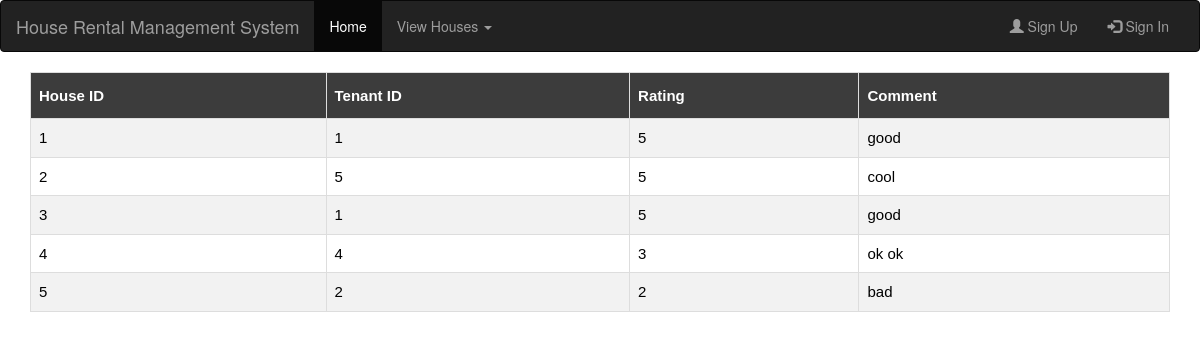
/viewrating.php, run on the app's committed database.
### tables this page shows
CREATE TABLE `rating` (
  `house_id` int(11) NOT NULL,
  `tenant_id` int(11) NOT NULL,
  `rating` int(11) DEFAULT NULL,
  `comment` varchar(300) DEFAULT NULL
);

### viewrating.php (the view, shortened to what this page needs)
<!DOCTYPE html>
<html lang="en">
<head>
   <link rel="stylesheet" type="text/css" href="table.css">
  <link rel="stylesheet" type="text/css" href="m.css">
  <link rel="stylesheet" href="https://maxcdn.bootstrapcdn.com/bootstrap/3.4.0/css/bootstrap.min.css">
</head>
<body>
<nav class="navbar navbar-inverse">
  <div class="container-fluid">
    <div class="navbar-header">
      <a class="navbar-brand" href="#">House Rental Management System</a>
    </div>
    <div class="collapse navbar-collapse" id="myNavbar">
      <ul class="nav navbar-nav">
        <li class="active"><a href="index.html">Home</a></li>
        <li class="dropdown">
          <a class="dropdown-toggle" data-toggle="dropdown" href="#">View Houses <span class="caret"></span></a>
        </li>
      </ul>
      <ul class="nav navbar-nav navbar-right">
        <li><a href="signup.html"><span class="glyphicon glyphicon-user"></span> Sign Up</a></li>
        <li><a href="signin.html"><span class="glyphicon glyphicon-log-in"></span> Sign In</a></li>
      </ul>
    </div>
  </div>
</nav>
<div class="container">
  <table border="1" id="customers">
    <tr>
      <th>House ID</th>
      <th>Tenant ID</th>
      <th>Rating</th>
      <th>Comment</th>
    </tr>
<?php
include("connection.php");
$query="select * from rating";
$data=mysqli_query($conn,$query);
while($result=mysqli_fetch_assoc($data))
{
 echo "<tr><td>".$result['house_id']."</td><td>".$result['tenant_id']."</td><td>".$result['rating']."</td><td>".$result['comment']."</td></tr>";
}
echo "</table>";
?>
</div>
</body>
</html>

### table.css (style rules this page uses)
table { width:100%; color: black; font-family: monospace; font-size: 15px; text-align: left; border-color: black; border-style: solid; }
#customers { font-family: "Trebuchet MS", Arial, Helvetica, sans-serif; border-collapse: collapse; width: 100%; }
#customers td, #customers th { border: 1px solid #ddd; padding: 8px; }
#customers tr:nth-child(even) { background-color: #f2f2f2; }
#customers th { padding-top: 12px; padding-bottom: 12px; text-align: left; background-color: #3c3c3c; color: white; }

### data on the page
rating: house "1", tenant "1", rating "5", comment "good"
rating: house "2", tenant "5", rating "5", comment "cool"
rating: house "3", tenant "1", rating "5", comment "good"
rating: house "4", tenant "4", rating "3", comment "ok ok"
rating: house "5", tenant "2", rating "2", comment "bad"
